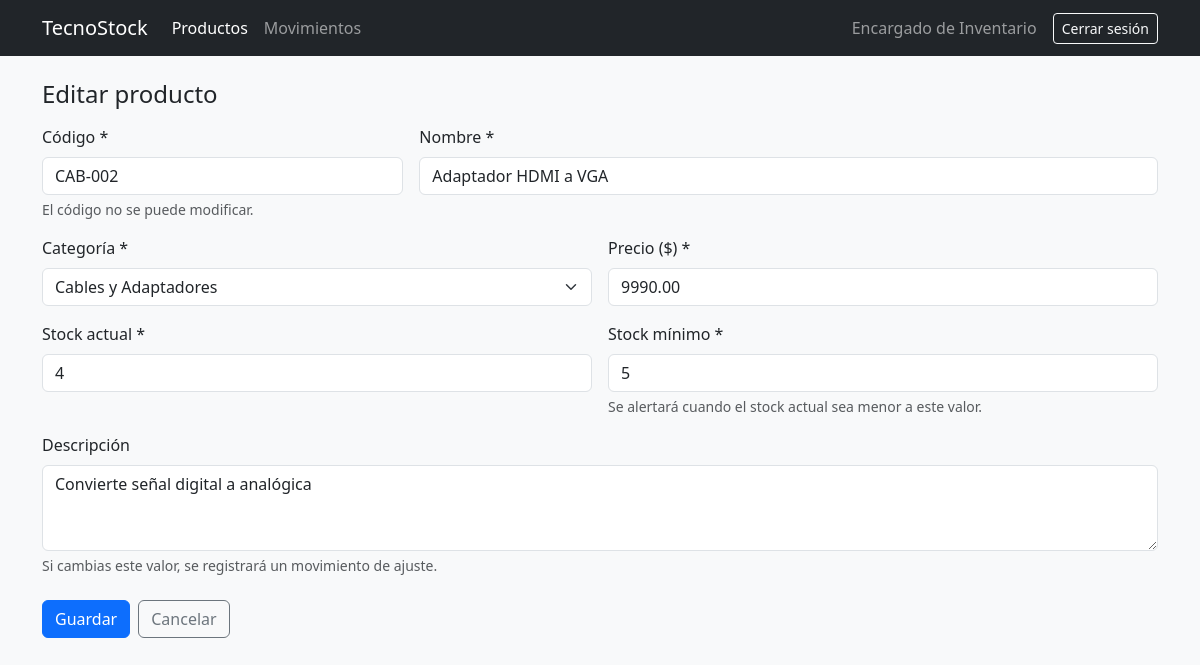
The app's page /productos/editar.php?id=2 (signed in) with its own data.
### tables this page shows
CREATE TABLE productos (
  id_producto  INT AUTO_INCREMENT PRIMARY KEY,
  codigo       VARCHAR(30)   NOT NULL UNIQUE,
  nombre       VARCHAR(120)  NOT NULL,
  descripcion  TEXT          NULL,
  precio       DECIMAL(10,2) NOT NULL,
  stock_actual INT           NOT NULL DEFAULT 0,
  stock_minimo INT           NOT NULL DEFAULT 0,
  estado       TINYINT(1)    NOT NULL DEFAULT 1,
  id_categoria INT           NOT NULL,
  CONSTRAINT chk_precio       CHECK (precio >= 0),
  CONSTRAINT chk_stock_actual CHECK (stock_actual >= 0),
  CONSTRAINT chk_stock_minimo CHECK (stock_minimo >= 0),
  CONSTRAINT fk_producto_categoria
    FOREIGN KEY (id_categoria) REFERENCES categorias(id_categoria)
    ON DELETE RESTRICT ON UPDATE CASCADE
);

CREATE TABLE categorias (
  id_categoria INT AUTO_INCREMENT PRIMARY KEY,
  nombre       VARCHAR(60)  NOT NULL UNIQUE,
  descripcion  VARCHAR(255) NULL,
  estado       TINYINT(1)   NOT NULL DEFAULT 1
);

### includes/productos_funciones.php (called while the page is built, shortened)
<?php
function obtener_categorias(PDO $pdo): array
{
    return $pdo->query(
        'SELECT id_categoria, nombre FROM categorias WHERE estado = 1 ORDER BY nombre'
    )->fetchAll();
}

### productos/_form.php (the view, shortened to what this page needs)
<?php
function clase_campo(array $errores, string $campo): string
{
    return isset($errores[$campo]) ? ' is-invalid' : '';
}
?>
<form id="formProducto" method="post" novalidate>
  <div class="row g-3">
    <div class="col-md-4">
      <label for="codigo" class="form-label">Código *</label>
      <input type="text" class="form-control<?= clase_campo($errores, 'codigo') ?>"
             id="codigo" name="codigo" maxlength="30"
             value="<?= htmlspecialchars($datos['codigo']) ?>"
             <?= $esEdicion ? 'readonly' : 'required' ?>>
      <?php if ($esEdicion): ?>
        <div class="form-text">El código no se puede modificar.</div>
      <?php endif; ?>
    </div>
    <div class="col-md-8">
      <label for="nombre" class="form-label">Nombre *</label>
      <input type="text" class="form-control<?= clase_campo($errores, 'nombre') ?>"
             id="nombre" name="nombre" maxlength="120"
             value="<?= htmlspecialchars($datos['nombre']) ?>" required>
    </div>
    <div class="col-md-6">
      <label for="id_categoria" class="form-label">Categoría *</label>
      <select class="form-select<?= clase_campo($errores, 'id_categoria') ?>"
              id="id_categoria" name="id_categoria" required>
        <?php foreach ($categorias as $c): ?>
          <option value="<?= (int) $c['id_categoria'] ?>"
            <?= (string) $datos['id_categoria'] === (string) $c['id_categoria'] ? 'selected' : '' ?>>
            <?= htmlspecialchars($c['nombre']) ?>
          </option>
        <?php endforeach; ?>
      </select>
    </div>
    <div class="col-md-6">
      <label for="precio" class="form-label">Precio ($) *</label>
      <input type="number" class="form-control<?= clase_campo($errores, 'precio') ?>"
             id="precio" name="precio" min="0" step="0.01"
             value="<?= htmlspecialchars($datos['precio']) ?>" required>
    </div>
    <div class="col-md-6">
      <label for="stock_actual" class="form-label">Stock actual *</label>
      <input type="number" class="form-control<?= clase_campo($errores, 'stock_actual') ?>"
             id="stock_actual" name="stock_actual" min="0" step="1"
             value="<?= htmlspecialchars($datos['stock_actual']) ?>" required>
    </div>
    <div class="col-md-6">
      <label for="stock_minimo" class="form-label">Stock mínimo *</label>
      <input type="number" class="form-control<?= clase_campo($errores, 'stock_minimo') ?>"
             id="stock_minimo" name="stock_minimo" min="0" step="1"
             value="<?= htmlspecialchars($datos['stock_minimo']) ?>" required>
      <div class="form-text">Se alertará cuando el stock actual sea menor a este valor.</div>
    </div>
    <div class="col-12">
      <label for="descripcion" class="form-label">Descripción</label>
      <textarea class="form-control<?= clase_campo($errores, 'descripcion') ?>"
                id="descripcion" name="descripcion" rows="3" maxlength="500"><?= htmlspecialchars($datos['descripcion']) ?></textarea>
    </div>
      <?php if ($esEdicion): ?>
        <div class="form-text">Si cambias este valor, se registrará un movimiento de ajuste.</div>
      <?php endif; ?>
  </div>
  <div class="mt-4 d-flex gap-2">
    <button type="submit" class="btn btn-primary">Guardar</button>
    <a href="index.php" class="btn btn-outline-secondary">Cancelar</a>
  </div>
</form>

### records on screen
productos: codigo "CAB-002", nombre "Adaptador HDMI a VGA", id_categoria "Cables y Adaptadores", precio "9990.00", stock_actual "4", stock_minimo "5", descripcion "Convierte señal digital a analógica"

### other values on screen
$_SESSION['nombre'] "Encargado de Inventario"
